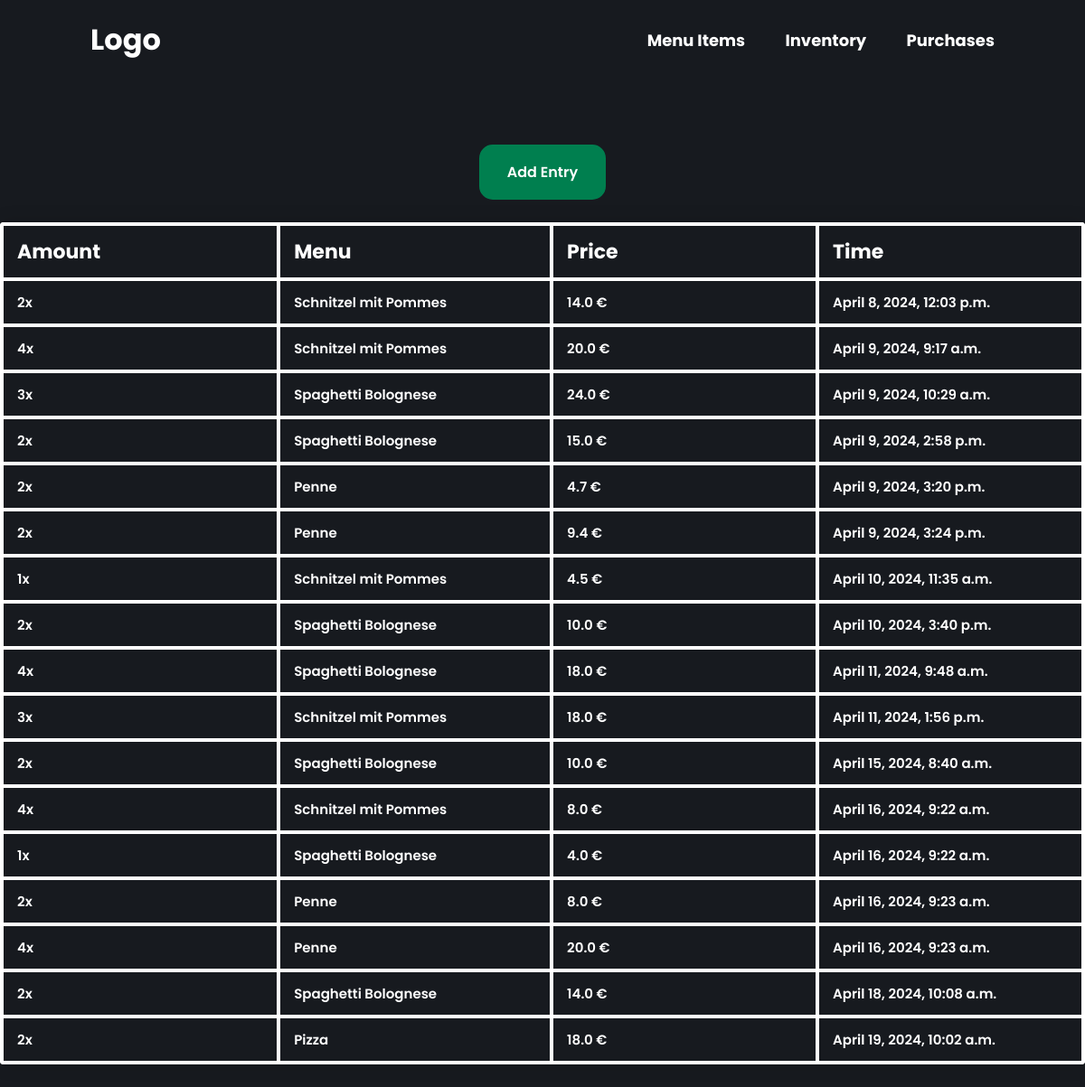
Before: /purchases/ with the older database file.
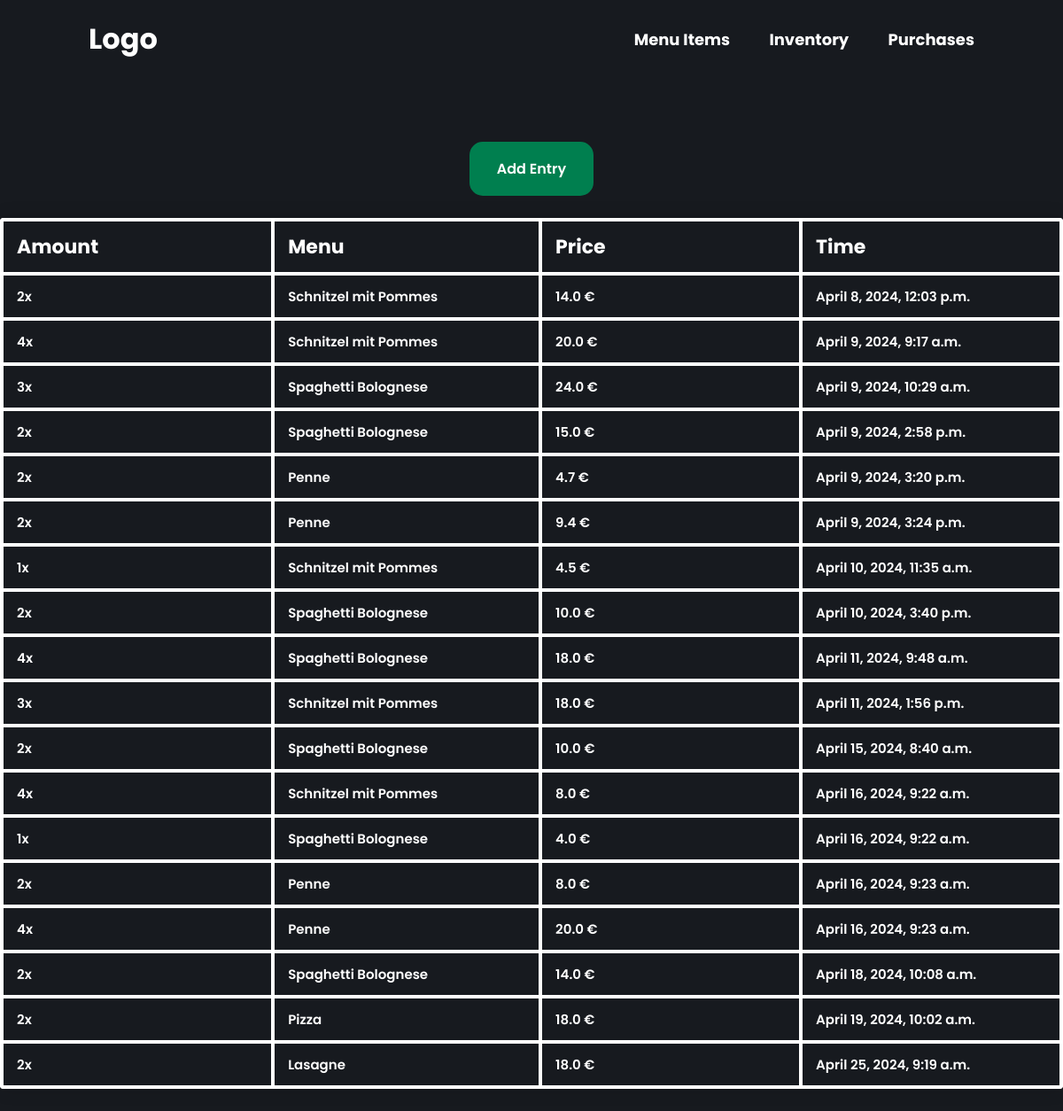
After: the same page with the newer database file.
### restaurant/models.py (models this page shows, shortened)
class Purchase(models.Model):
    item_amount = models.IntegerField(default=0)
    item_name = models.ForeignKey(MenuItem, on_delete=models.SET_NULL, null=True)
    pre_delete_item_name = models.CharField(max_length=100, default="-")
    price = models.FloatField(default=0, null=True, blank=True)
    purchase_time = models.DateTimeField()

class MenuItem(models.Model):
    menu_name = models.CharField(max_length=100)
    menu_price = models.FloatField(default=0)
    menu_ingredients = models.JSONField(default=0, null=True)
    def __str__(self):
        return self.menu_name

### restaurant/views.py (the view)
# urls.py: path('purchases/', views.PurchaseList.as_view(), name='purchases'),
class PurchaseList(TemplateView):
    template_name = "purchase_table.html"
    def get_context_data(self, **kwargs: Any) -> dict[str, Any]:
        context = super().get_context_data(**kwargs)
        purchases = Purchase.objects.all()
        context["data"] = purchases
        context["columns"] = ["Amount", "Menu", "Price", "Time"]
        return context

### templates/purchase_table.html (shortened to what this page needs)
{% extends 'base.html' %}
{% load static %}
{% block content %}
<div class="table--container">
    <a href="{% url 'purchase_create' %}" class="create--entry--button">Add Entry</a>
    <table class="content-table">
        <thead>
            <tr>
                {% for column_name in columns %}
                <th>{{ column_name }}</th>
                {% endfor %}
            </tr>
        </thead>
        <tbody>
            {% for purchase in data %}
            <tr class="clickable-row" data-href="{% url 'purchase_update' purchase.id %}">
                <td>{{ purchase.item_amount }}x</td>
                {% if purchase.item_name != None %}
                <td>{{ purchase.item_name }}</td>
                {% else %}
                <td>{{ purchase.pre_delete_item_name }}</td>
                {% endif %}
                <td>{{ purchase.price }} €</td>
                <td>{{ purchase.purchase_time }}</td>
            </tr>
            {% empty %}
            <h1>No Menu Items Yet</h1>
            {% endfor %}
        </tbody>
    </table>
</div>
{% endblock %}

Changed rows visible on the page:
added Purchase: item_amount "2", item_name "Lasagne", price "18.0", purchase_time "April 25, 2024, 9:19 a.m."
